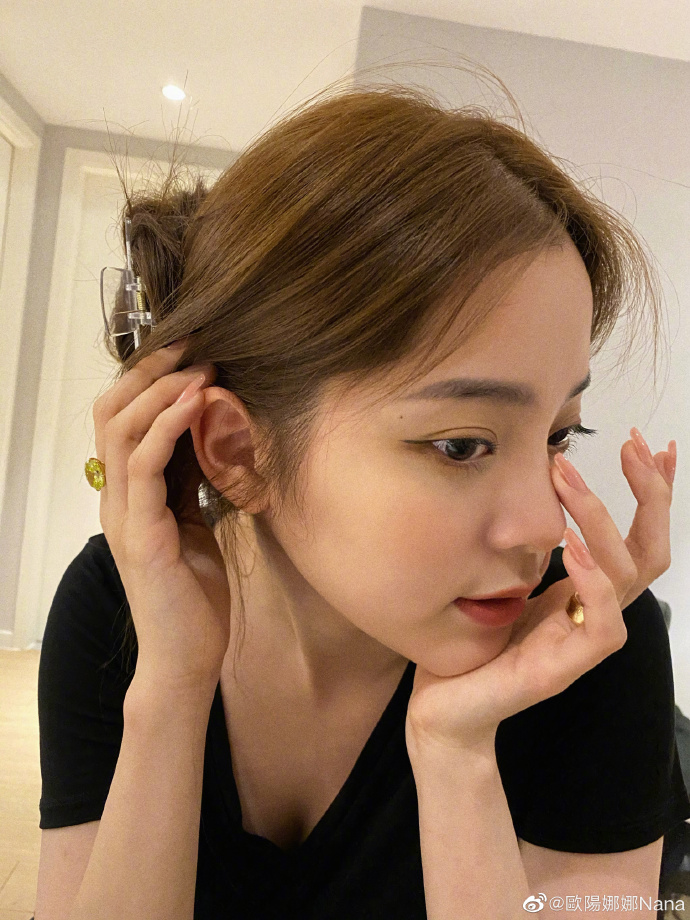
#> input picture 10 opencv（一）/python/pic.jpg, 690 x 920 px
$ python test10.py
#> lines starting #> are read from the running program, lines starting #| are printed output that depends on the picture
import cv2
from PIL import Image
img = cv2.imread("pic.jpg") #BGR
#> img is the input picture: shape (920, 690, 3); mean B, G, R 98.3, 122.4, 150.8
#img1 = cv2.cvtColor(img,cv2.COLOR_BGR2RGB) #BGR-->RGB
img1 = cv2.cvtColor(img, cv2.COLOR_BGR2GRAY)
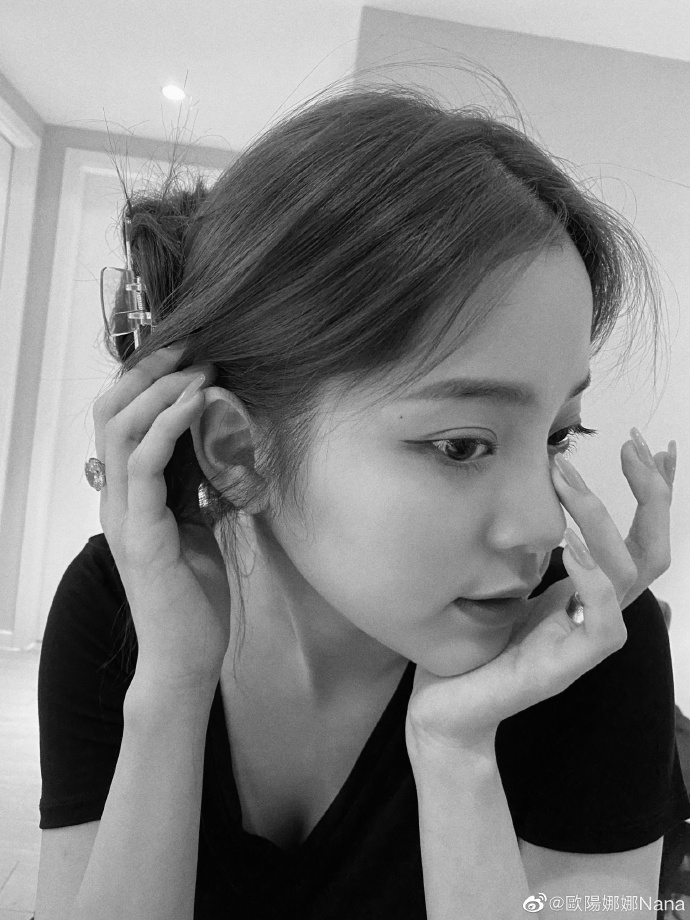
#> img1: shape (920, 690); min 0, max 255, mean 128.2

#> (the run stopped early here; a loop or call above may not have finished)

$ run again, with 10 opencv（一）/python/0.jpg copied over 10 opencv（一）/python/pic.jpg
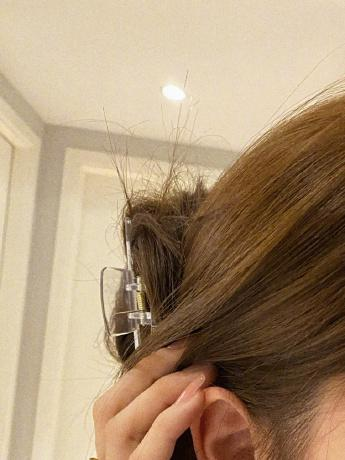
#> input picture 10 opencv（一）/python/0.jpg, 345 x 460 px
#> img is the input picture: shape (460, 345, 3); mean B, G, R 117.5, 146.5, 170.8
#> `img1 = cv2.cvtColor(img, cv2.COLOR_BGR2GRAY)`:
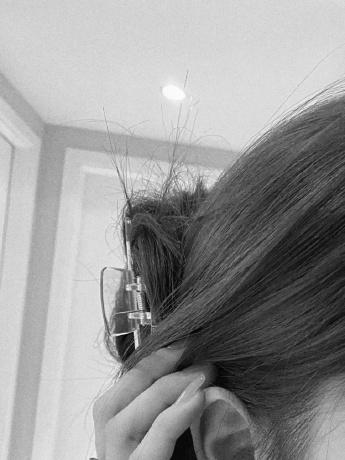
#> img1: shape (460, 345); min 2, max 254, mean 150.5

$ run again, with 10 opencv（一）/python/1.jpg copied over 10 opencv（一）/python/pic.jpg
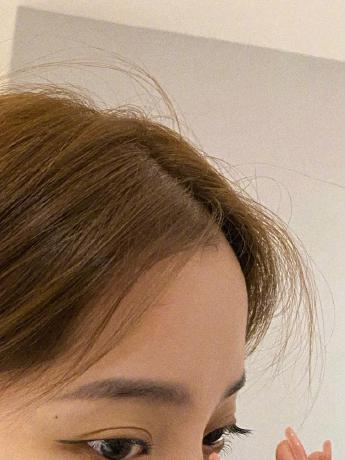
#> input picture 10 opencv（一）/python/1.jpg, 345 x 460 px
#> img is the input picture: shape (460, 345, 3); mean B, G, R 112, 134.3, 160.7
#> `img1 = cv2.cvtColor(img, cv2.COLOR_BGR2GRAY)`:
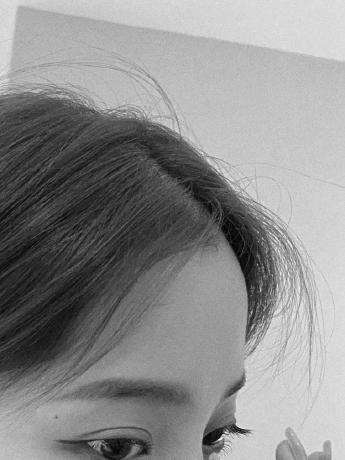
#> img1: shape (460, 345); min 1, max 251, mean 139.6

$ run again, with 10 opencv（一）/python/2.jpg copied over 10 opencv（一）/python/pic.jpg
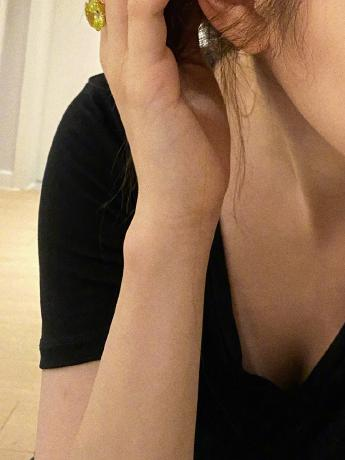
#> input picture 10 opencv（一）/python/2.jpg, 345 x 460 px
#> img is the input picture: shape (460, 345, 3); mean B, G, R 82.3, 107, 136.8
#> `img1 = cv2.cvtColor(img, cv2.COLOR_BGR2GRAY)`:
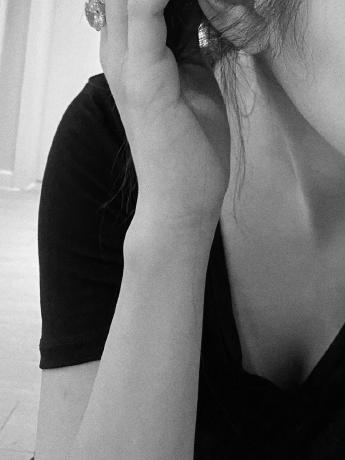
#> img1: shape (460, 345); min 0, max 252, mean 113.1
